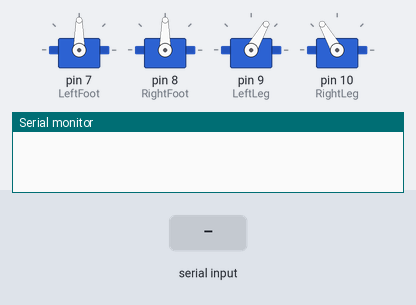
The sketch below on a simulated Arduino Uno, built with avr-gcc and run on an emulated ATmega328P. Shown: 4 × servo, the last lines printed to the serial monitor. The test bench sets the inputs (shaded band).

Above: at 1.4 s.
1.5 s: "r" received over the second serial link
At 2.7 s:
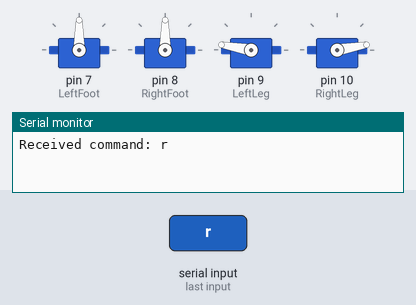
3.0 s: "f" received over the second serial link
At 3.9 s:
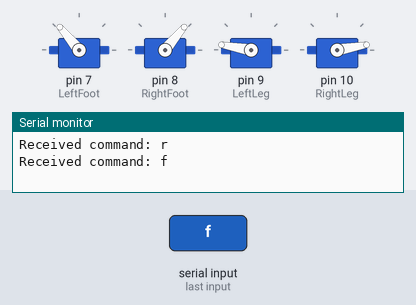
4.5 s: "w" received over the second serial link
At 5.0 s:
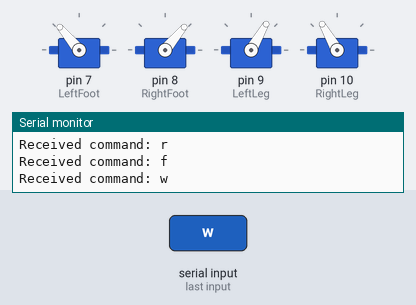
6.0 s: "b" received over the second serial link
At 6.5 s:
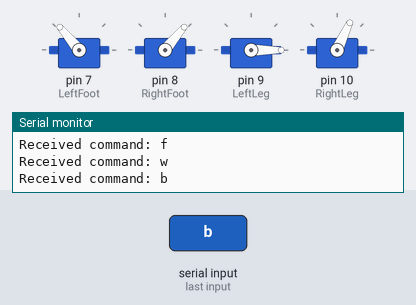
9.0 s: "g" received over the second serial link
At 11.95 s:
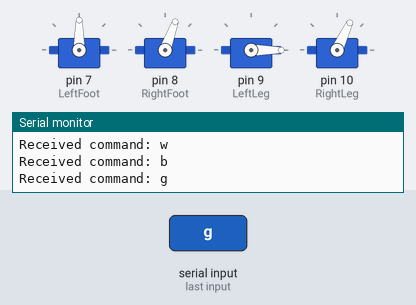
12.0 s: "b" received over the second serial link
Timing chart, 0 to 16.0 s (numbered marks = the images above; inputs shaded):
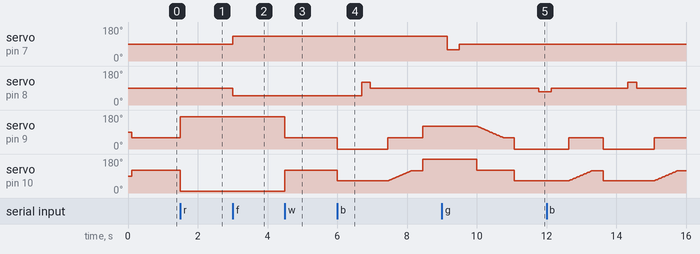

The sketch:

ottoninja5.ino
```cpp
#include <SoftwareSerial.h>
#include <Servo.h>

SoftwareSerial bluetooth(2, 3); // RX, TX

Servo LeftLeg;
Servo LeftFoot;
Servo RightFoot;
Servo RightLeg;

bool walkMode = false;
bool rollMode = false;
int roll_right_forward_speed = 40;
int roll_left_forward_speed = 40;
int roll_right_backward_speed = 40;
int roll_left_backward_speed = 40;
char command = '\0';

void setup() {
  Serial.begin(9600);
  bluetooth.begin(9600);

  // Initial positions
  Home();
}

void loop() {
  CheckBluetooth();

  if (command == 'w') {
    SetWalk();
    command = '\0';
  }
  else if (command == 'r') {
    SetRoll();
    command = '\0';
  }
  else if (command == 'h') {
    Home();
    command = '\0';
  }
  else if (command == 'f') {
    if(walkMode) {
      WalkForward();
    } else {
      NinjaRollForward(roll_right_forward_speed, roll_left_forward_speed);
    }
    command = '\0';
  }
  else if (command == 'b') {
    if(walkMode) {
      WalkBackward();
    } else {
      NinjaRollBackward(roll_right_backward_speed, roll_left_backward_speed);
    }
    command = '\0';
  }
  else if (command == 'g') {
    if(walkMode) {
      WalkRight();
    } else {
      NinjaRollRight(roll_right_forward_speed, roll_left_forward_speed);
    }
    command = '\0';
  }
  else if (command == 'l') {
    if(walkMode) {
      WalkLeft();
    } else {
      NinjaRollLeft(roll_right_backward_speed, roll_left_backward_speed);
    }
    command = '\0';
  }
  else if (command == 's') {
    NinjaRollStop();
    command = '\0';
  }


}

void CheckBluetooth() {
  if (bluetooth.available()) {
    command = bluetooth.read();
    Serial.println("Received command: " + String(command));
  }
}

void Home() {
  LeftFoot.attach(7);
  RightFoot.attach(8);
  LeftLeg.attach(9);
  RightLeg.attach(10);
  delay(100);

  LeftFoot.write(90);
  RightFoot.write(90);
  LeftLeg.write(60);
  RightLeg.write(120);
  delay(100);
  LeftLeg.detach();
  RightLeg.detach();
}

void SetWalk() {
  walkMode = true;
  rollMode = false;
  LeftLeg.attach(9);
  RightLeg.attach(10);
  LeftLeg.write(60);
  RightLeg.write(120);
  delay(100);
  LeftLeg.detach();
  RightLeg.detach();
}

void SetRoll() {
  walkMode = false;
  rollMode = true;
  LeftLeg.attach(9);
  RightLeg.attach(10);
  LeftLeg.write(170);
  RightLeg.write(10);
  delay(100);
  LeftLeg.detach();
  RightLeg.detach();
}

void TiltToRight() {
  LeftLeg.attach(9);
  RightLeg.attach(10);
  LeftLeg.write(0);
  RightLeg.write(65);
  delay(300);
  LeftLeg.detach();
  RightLeg.detach();
  delay(300);
}

void TiltToLeft() {
  LeftLeg.attach(9);
  RightLeg.attach(10);
  LeftLeg.write(120);
  RightLeg.write(180);
  delay(300);
  LeftLeg.detach();
  RightLeg.detach();
  delay(300);
}

void MoveRightFoot(int s, int t) {
  RightFoot.attach(8);
  RightFoot.write(s);
  delay(t);
  RightFoot.write(90);
  delay(100);
  RightFoot.detach();
  delay(300);
}

void MoveLeftFoot(int s, int t) {
  LeftFoot.attach(7);
  LeftFoot.write(s);
  delay(t);
  LeftFoot.write(90);
  delay(100);
  LeftFoot.detach();
  delay(300);
}

void ReturnFromRight() {
  LeftLeg.attach(9);
  LeftLeg.write(60);
  RightLeg.attach(10);
  for(int count=65;count<=120;count+=2) {
    RightLeg.write(count);
    delay(25);
  }
  delay(300);
  LeftLeg.detach();
  RightLeg.detach();
}

void ReturnFromLeft() {
  RightLeg.attach(10);
  RightLeg.write(120);
  LeftLeg.attach(9);
  for(int count=120;count>=60;count-=2) {
    LeftLeg.write(count);
    delay(25);
  }
  delay(300);
  LeftLeg.detach();
  RightLeg.detach();
}

void WalkForward() {
  TiltToRight();
  delay(100);
  MoveRightFoot(70, 250);
  delay(100);
  ReturnFromRight();

  TiltToLeft();
  delay(100);
  MoveLeftFoot(140, 350);
  delay(100);
  ReturnFromLeft();
}

void WalkRight() {
  TiltToRight();
  delay(100);
  MoveRightFoot(70, 350);
  delay(100);
  ReturnFromRight();
}

void WalkBackward() {
  TiltToRight();
  delay(100);
  MoveRightFoot(120, 250);
  delay(100);
  ReturnFromRight();

  TiltToLeft();
  delay(100);
  MoveLeftFoot(60, 350);
  delay(100);
  ReturnFromLeft();
}

void WalkLeft() {
  TiltToLeft();
  delay(100);
  MoveLeftFoot(120, 350);
  delay(100);
  ReturnFromLeft();
}

void NinjaRollForward(int speedR, int speedL) {
  LeftFoot.attach(7);
  RightFoot.attach(8);
  LeftFoot.write(90 + speedL);
  RightFoot.write(90 - speedR);
}

void NinjaRollRight(int speedR, int speedL) {
  LeftFoot.attach(7);
  RightFoot.attach(8);
  LeftFoot.write(90 + speedL);
  RightFoot.write(90 + speedR);
}

void NinjaRollLeft(int speedR, int speedL) {
  LeftFoot.attach(7);
  RightFoot.attach(8);
  LeftFoot.write(90 - speedL);
  RightFoot.write(90 - speedR);
}

void NinjaRollBackward(int speedR, int speedL) {
  LeftFoot.attach(7);
  RightFoot.attach(8);
  LeftFoot.write(90 - speedL);
  RightFoot.write(90 + speedR);
}

void NinjaRollStop() {
  LeftFoot.write(90);
  RightFoot.write(90);
  LeftFoot.detach();
  RightFoot.detach();
}
```

Measured:
- after the input at 1.5 s, servo on pin 9 (LeftLeg): 60° → 170° at once; servo on pin 10 (RightLeg): 120° → 10° at once
- after the input at 3.0 s, servo on pin 7 (LeftFoot): 90° → 130° at once; servo on pin 8 (RightFoot): 90° → 50° at once
- after the input at 4.5 s, servo on pin 9 (LeftLeg): 170° → 60° at once; servo on pin 10 (RightLeg): 10° → 120° at once
- after the input at 6.0 s, servo on pin 8 (RightFoot): 50° → 120° after 0.70 s, → 90° 0.25 s later; servo on pin 9 (LeftLeg): 60° → 0° at once, → 60° 1.5 s later, → 120° 1.0 s later
- after the input at 9.0 s, servo on pin 8 (RightFoot): 90° → 70° after 2.8 s
